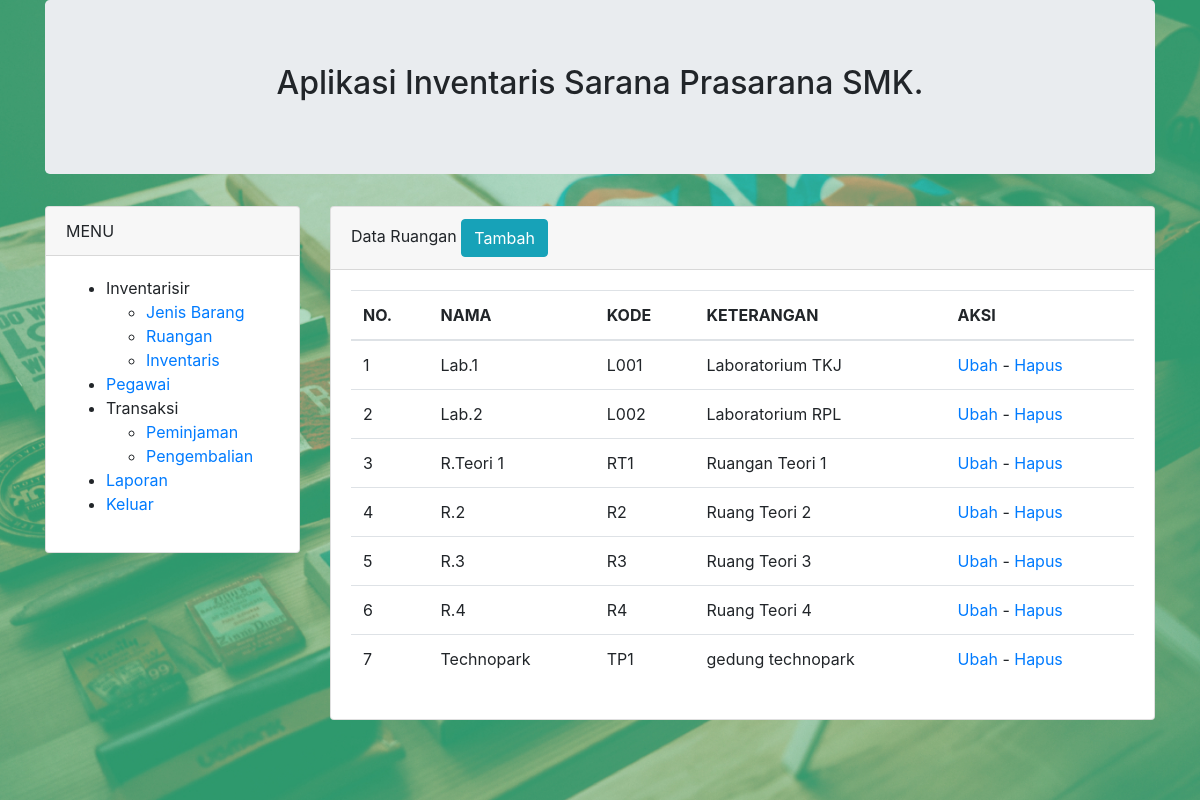
Screenshot of /index.php?menu=ruangan (signed in) with the database file from the repository.
### tables this page shows
CREATE TABLE `ruang` (
  `id_ruang` int(11) UNSIGNED NOT NULL,
  `nama_ruang` varchar(20) DEFAULT NULL,
  `kode_ruang` varchar(20) DEFAULT NULL,
  `keterangan` text
);

### konten/ruangan.php (the view)
<div class="col">
  <div class="card">
    <div class="card-header">
      Data Ruangan
      <a href="?menu=tambah-ruangan" class="btn btn-info">Tambah</a>
    </div>
    <div class="card-body">
      <table class="table tabl-bordered">
        <thead>
          <tr>
            <th>NO.</th>
            <th>NAMA</th>
            <th>KODE</th>
            <th>KETERANGAN</th>
            <th>AKSI</th>
          </tr>
        </thead>
        <tbody>
        <?php
        $query = mysqli_query($konek, "select * from ruang");
        $no = 0;
        while($row=mysqli_fetch_array($query)) {
          $no++;
        ?>
          <tr>
            <td><?php print $no?></td>
            <td><?php print $row[1]?></td>
            <td><?php print $row[2]?></td>
            <td><?php print $row[3]?></td>
            <td>
              <a href="#">Ubah</a> -
              <a href="#">Hapus</a>
            </td>
          </tr>
        <?php } ?>
        </tbody>
      </table>
    </div>
  </div>
</div>

### index.php (shortened to what this page needs)
<!DOCTYPE html>
<html lang="en">
<body>
  <?php
  if (empty($_SESSION['id'])) {
      include('konten/login.php');
  } else { ?>
  <section class="wrap">
    <div class="container">
      <div class="row">
        <?php
        include("konten/menu.php");
        include('atur-konten.php');?>
      </div>
    </div>
  </section>
  <?php } ?>
</body>
</html>

### konten/menu.php
<div class="col-3">
  <div class="card">
    <div class="card-header">
      MENU
    </div>
    <div class="card-body">
      <ul>
      <?php
      if ($_SESSION['id_level'] == 1) { ?>
        <li>Inventarisir</li>
        <ul>
          <li><a href="?menu=jenis-barang">Jenis Barang</a></li>
          <li><a href="?menu=ruangan">Ruangan</a></li>
          <li><a href="?menu=inventaris">Inventaris</a></li>
        </ul>
        <li><a href="?menu=pegawai">Pegawai</a></li>
      <?php } ?>
      <?php
      if ($_SESSION['id_level'] == 1 || $_SESSION['id_level'] == 2) { ?>
        <li>Transaksi</li>
        <ul>
          <li><a href="?menu=peminjaman">Peminjaman</a></li>
          <li><a href="?menu=pengembalian">Pengembalian</a></li>
        </ul>
      <?php } ?>
      <?php
      if ($_SESSION['id_level'] == 1) { ?>
        <li><a href="?menu=laporan">Laporan</a></li>
      <?php } ?>
        <li><a href="?menu=keluar">Keluar</a></li>
      </ul>
    </div>
  </div>
</div>

### atur-konten.php
<?php
if ($_GET['menu'] == 'home') {
  include('konten/home.php');
}
elseif (empty($_GET['menu'])) {
  include('konten/home.php');
}
elseif ($_GET['menu'] == 'keluar') {
  session_destroy();
  header('Location: index.php');
}
elseif ($_GET['menu'] == 'jenis-barang') {
  include('konten/jenis-barang.php');
}
elseif ($_GET['menu'] == 'tambah-jenis-barang') {
  include('konten/tambah-jenis-barang.php');
}
elseif ($_GET['menu'] == 'ruangan') {
  include('konten/ruangan.php');
}
elseif ($_GET['menu'] == 'tambah-ruangan') {
  include('konten/tambah-ruangan.php');
}
elseif ($_GET['menu'] == 'inventaris') {
  include('konten/inventaris.php');
}
elseif ($_GET['menu'] == 'tambah-inventaris') {
  include('konten/tambah-inventaris.php');
}
elseif ($_GET['menu'] == 'tambah-pegawai') {
  include('konten/tambah-pegawai.php');
}
elseif ($_GET['menu'] == 'pegawai') {
  include('konten/pegawai.php');
}
elseif ($_GET['menu'] == 'tambah-peminjaman') {
  include('konten/tambah-peminjaman.php');
}
elseif ($_GET['menu'] == 'peminjaman') {
  include('konten/peminjaman.php');
}

### assets/css/style.css (style rules this page uses)
html { width: 100%; height: 100%; }
body { width: 100%; height: 100%; }
.login, .wrap { width: 100%; height: 100%; background: #fff url('../gambar/bg-login.jpg') no-repeat center center fixed; display: table; background-size: cover; }

### rows the page displays
ruang: nama_ruang "Lab.1", kode_ruang "L001", keterangan "Laboratorium TKJ"
ruang: nama_ruang "Lab.2", kode_ruang "L002", keterangan "Laboratorium RPL"
ruang: nama_ruang "R.Teori 1", kode_ruang "RT1", keterangan "Ruangan Teori 1"
ruang: nama_ruang "R.2", kode_ruang "R2", keterangan "Ruang Teori 2"
ruang: nama_ruang "R.3", kode_ruang "R3", keterangan "Ruang Teori 3"
ruang: nama_ruang "R.4", kode_ruang "R4", keterangan "Ruang Teori 4"
ruang: nama_ruang "Technopark", kode_ruang "TP1", keterangan "gedung technopark"
